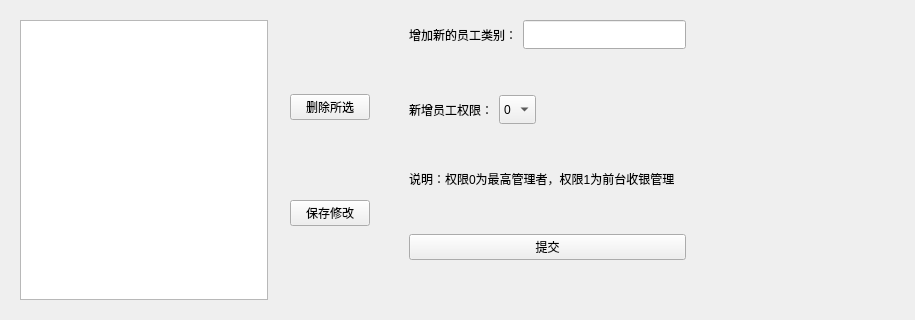
         <widget class="QWidget" name="workman_workertypeman">
          <layout class="QHBoxLayout" name="horizontalLayout_51">
           <item>
            <widget class="QWidget" name="widget_10" native="true">
             <layout class="QHBoxLayout" name="horizontalLayout_50" stretch="15,1,2,2,1,1">
              <item>
               <widget class="QTableView" name="tableworkertype"/>
              </item>
              <item>
               <spacer name="horizontalSpacer_22">
                <property name="orientation">
                 <enum>Qt::Horizontal</enum>
                </property>
                <property name="sizeHint" stdset="0">
                 <size>
                  <width>13</width>
                  <height>20</height>
                 </size>
                </property>
               </spacer>
              </item>
              <item>
               <layout class="QVBoxLayout" name="verticalLayout_8">
                <item>
                 <widget class="QPushButton" name="btndelete_workerman_workertype">
                  <property name="text">
                   <string>删除所选</string>
                  </property>
                 </widget>
                </item>
                <item>
                 <widget class="QPushButton" name="btnupdate_workerman_workertype">
                  <property name="text">
                   <string>保存修改</string>
                  </property>
                 </widget>
                </item>
               </layout>
              </item>
              <item>
               <spacer name="horizontalSpacer_23">
                <property name="orientation">
                 <enum>Qt::Horizontal</enum>
                </property>
                <property name="sizeHint" stdset="0">
                 <size>
                  <width>31</width>
                  <height>20</height>
                 </size>
                </property>
               </spacer>
              </item>
              <item>
               <layout class="QVBoxLayout" name="verticalLayout_7">
                <item>
                 <layout class="QHBoxLayout" name="horizontalLayout_48">
                  <item>
                   <widget class="QLabel" name="label_37">
                    <property name="text">
                     <string>增加新的员工类别：</string>
                    </property>
                   </widget>
                  </item>
                  <item>
                   <widget class="QLineEdit" name="lineEdit_workerman_workertype_type">
                    <property name="minimumSize">
                     <size>
                      <width>0</width>
                      <height>29</height>
                     </size>
                    </property>
                   </widget>
                  </item>
                 </layout>
                </item>
                <item>
                 <spacer name="verticalSpacer_8">
                  <property name="orientation">
                   <enum>Qt::Vertical</enum>
                  </property>
                  <property name="sizeHint" stdset="0">
                   <size>
                    <width>20</width>
                    <height>40</height>
                   </size>
                  </property>
                 </spacer>
                </item>
                <item>
                 <layout class="QHBoxLayout" name="horizontalLayout_49">
                  <property name="rightMargin">
                   <number>150</number>
                  </property>
                  <item>
                   <widget class="QLabel" name="label_39">
                    <property name="text">
                     <string>新增员工权限：</string>
                    </property>
                   </widget>
                  </item>
                  <item>
                   <widget class="QComboBox" name="cbox_workertype_power">
                    <property name="minimumSize">
                     <size>
                      <width>0</width>
                      <height>29</height>
                     </size>
                    </property>
                    <item>
                     <property name="text">
                      <string>0</string>
                     </property>
                    </item>
                    <item>
                     <property name="text">
                      <string>1</string>
                     </property>
                    </item>
                   </widget>
                  </item>
                 </layout>
                </item>
                <item>
                 <spacer name="verticalSpacer_10">
                  <property name="orientation">
                   <enum>Qt::Vertical</enum>
                  </property>
                  <property name="sizeHint" stdset="0">
                   <size>
                    <width>20</width>
                    <height>40</height>
                   </size>
                  </property>
                 </spacer>
                </item>
                <item>
                 <widget class="QLabel" name="label_40">
                  <property name="text">
                   <string>说明：权限0为最高管理者，权限1为前台收银管理</string>
                  </property>
                 </widget>
                </item>
                <item>
                 <spacer name="verticalSpacer_9">
                  <property name="orientation">
                   <enum>Qt::Vertical</enum>
                  </property>
                  <property name="sizeHint" stdset="0">
                   <size>
                    <width>20</width>
                    <height>40</height>
                   </size>
                  </property>
                 </spacer>
                </item>
                <item>
                 <widget class="QPushButton" name="btnadd_workerman_workertype">
                  <property name="text">
                   <string>提交</string>
                  </property>
                 </widget>
                </item>
                <item>
                 <spacer name="verticalSpacer_7">
                  <property name="orientation">
                   <enum>Qt::Vertical</enum>
                  </property>
                  <property name="sizeHint" stdset="0">
                   <size>
                    <width>20</width>
                    <height>40</height>
                   </size>
                  </property>
                 </spacer>
                </item>
               </layout>
              </item>
              <item>
               <spacer name="horizontalSpacer_24">
                <property name="orientation">
                 <enum>Qt::Horizontal</enum>
                </property>
                <property name="sizeHint" stdset="0">
                 <size>
                  <width>14</width>
                  <height>20</height>
                 </size>
                </property>
               </spacer>
              </item>
             </layout>
            </widget>
           </item>
           <item>
            <spacer name="horizontalSpacer_25">
             <property name="orientation">
              <enum>Qt::Horizontal</enum>
             </property>
             <property name="sizeHint" stdset="0">
              <size>
               <width>192</width>
               <height>20</height>
              </size>
             </property>
            </spacer>
           </item>
          </layout>
         </widget>
